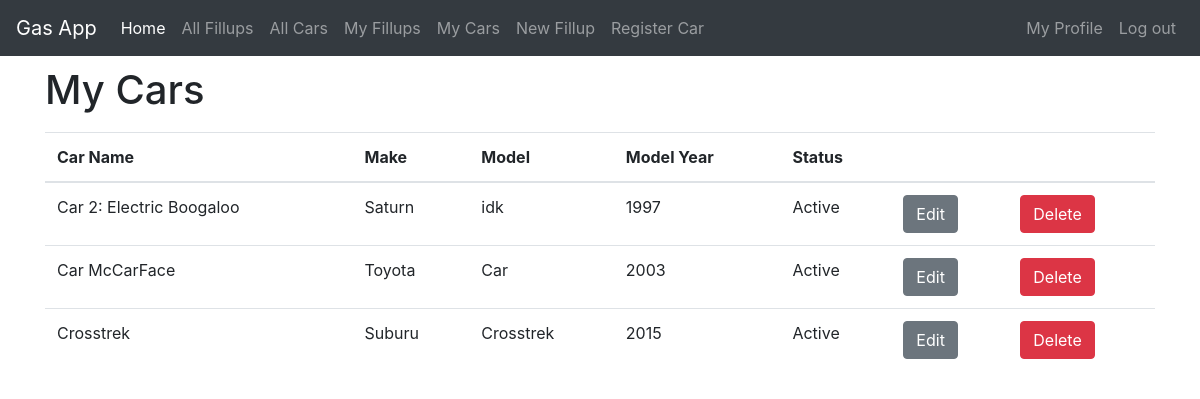
Page /myprofile/cars/ (signed in) on the committed database.
### fillups/models.py (models this page shows, shortened)
class Car(models.Model):
    username = models.ForeignKey(User,on_delete=models.CASCADE)
    name = models.CharField(max_length=25)
    make = models.CharField(max_length=25)
    model = models.CharField(max_length=25)
    model_year = models.IntegerField(choices=MODEL_YEARS)
    status = models.CharField(max_length=10,choices=STATUS,default='Active')

### fillups/views.py (the view)
# urls.py: path('myprofile/cars/',views.UserCarListView.as_view(),name='user_car_list'),
class UserCarListView(ListView):
    template_name = 'fillups/user_car_list.html'
    model = Car
    context_object_name = 'user_car_list'
    ordering = ['name']
    def get_queryset(self):
        return Car.objects.filter(username=self.request.user).order_by('name')

### fillups/templates/fillups/user_car_list.html
{% extends 'base.html' %}
{% block content %}
<div class="centerstage">
  <h1>My Cars</h1>
  <table class="table">
    <thead>
      <tr>
        <th>Car Name</th>
        <th>Make</th>
        <th>Model</th>
        <th>Model Year</th>
        <th>Status</th>
        <th></th>
        <th></th>
      </tr>
    </thead>
    <tbody>
      {% for car in user_car_list %}
        <div class="car">
          <tr>
            <td>{{ car.name }}</td>
            <td>{{ car.make }}</td>
            <td>{{ car.model }}</td>
            <td>{{ car.model_year }}</td>
            <td>{{ car.status }}</td>
            <td><a class="btn btn-secondary" href="{% url 'fillups:update_car' pk=car.pk %}">Edit</a></td>
            <td><a class="btn btn-danger" href="{% url 'fillups:delete_car' pk=car.pk %}">Delete</a></td>
          </tr>
        </div>
      {% endfor %}
    </tbody>
  </table>
</div>
{% endblock %}

### static/css/master.css (style rules this page uses)
h1 { line-height: 1.7em; }

### rows in the picture
Car: name "Car 2: Electric Boogaloo", make "Saturn", model "idk", model_year "1997", status "Active"
Car: name "Car McCarFace", make "Toyota", model "Car", model_year "2003", status "Active"
Car: name "Crosstrek", make "Suburu", model "Crosstrek", model_year "2015", status "Active"
